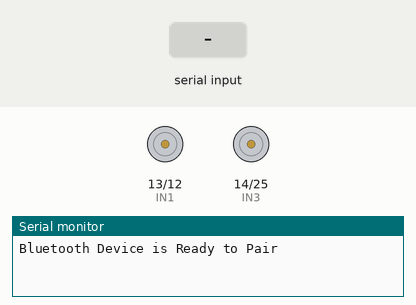
This sketch was run on a simulated ESP32. Shown: motor-driver pin pairs drawn as motors (green arrow = first pin HIGH = forward, orange = second pin HIGH = backward, longer = more drive), the last lines printed to the serial monitor. The inputs (shaded band) are chosen by the test bench. Nothing arrives over Bluetooth unless stated.

Above: at 1.2 s.
1.3 s: "F" received over the second serial link
At 2.2 s:
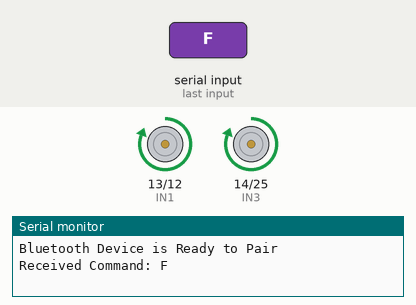
2.8 s: "B" received over the second serial link
At 3.3 s:
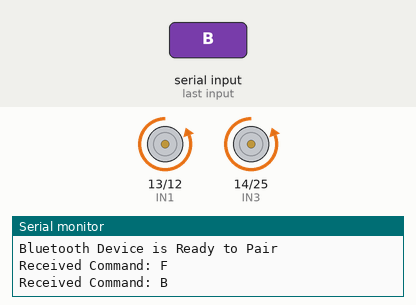
4.3 s: "L" received over the second serial link
At 5.5 s:
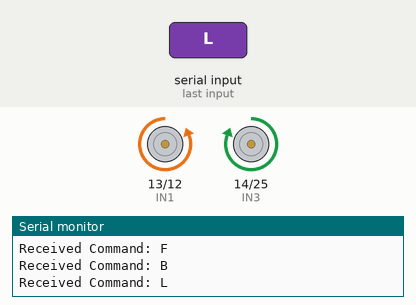
5.8 s: "R" received over the second serial link
At 6.7 s:
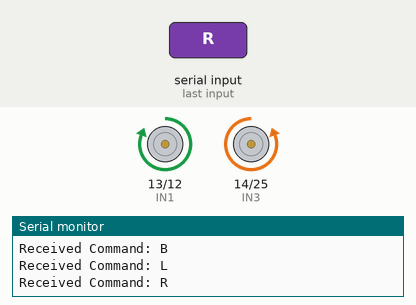
Timing chart, 0 to 8.3 s (numbered marks = the images above; inputs shaded):
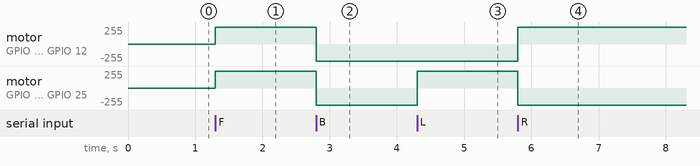

Measured:
- after the input at 1.3 s, motor on GPIO 13 (IN1) / GPIO 12 (IN2), motor on GPIO 14 (IN3) / GPIO 25 (IN4): stopped → forward 255/255 at once
- after the input at 2.8 s, motor on GPIO 13 (IN1) / GPIO 12 (IN2), motor on GPIO 14 (IN3) / GPIO 25 (IN4): forward 255/255 → backward 255/255 at once
- after the input at 4.3 s, motor on GPIO 14 (IN3) / GPIO 25 (IN4): backward 255/255 → forward 255/255 at once
- after the input at 5.8 s, motor on GPIO 13 (IN1) / GPIO 12 (IN2): backward 255/255 → forward 255/255 at once; motor on GPIO 14 (IN3) / GPIO 25 (IN4): forward 255/255 → backward 255/255 at once

The sketch:

bluetooth_car_esp.ino
```cpp
#include <BluetoothSerial.h>

// Pin definitions
#define IN1 13  // Motor A forward
#define IN2 12  // Motor A backward
#//define ENA 27  // Motor A PWM (speed control)
#define IN3 14  // Motor B forward
#define IN4 25  // Motor B backward
//#define ENB 26  // Motor B PWM (speed control)

// Bluetooth setup
BluetoothSerial SerialBT;

void setup() {
  // Initialize serial communication for debugging
  Serial.begin(115200);
  SerialBT.begin("ranger"); // Bluetooth device name
  Serial.println("Bluetooth Device is Ready to Pair");

  // Configure motor control pins as output
  pinMode(IN1, OUTPUT);
  pinMode(IN2, OUTPUT);
  //pinMode(ENA, OUTPUT);
  pinMode(IN3, OUTPUT);
  pinMode(IN4, OUTPUT);
  //pinMode(ENB, OUTPUT);

  // Set motors to stop initially
  stopMotors();
}

void loop() {
  // Check if data is available from Bluetooth
  if (SerialBT.available()) {
    char command = SerialBT.read();
    Serial.print("Received Command: ");
    Serial.println(command);

    // Execute command
    switch (command) {
      case 'F': // Forward
        forward(200); // Default speed: 200
        break;
      case 'B': // Backward
        backward(200); // Default speed: 200
        break;
      case 'L': // Left
        turnLeft(200); // Adjust speed for turning: 150
        break;
      case 'R': // Right
        turnRight(200); // Adjust speed for turning: 150
        break;
      case 'S': // Stop
        stopMotors();
        break;
      default:
        Serial.println("Invalid Command");
        break;
    }
  }
}

// Function to move forward
void forward(int speed) {
  digitalWrite(IN1, HIGH);
  digitalWrite(IN2, LOW);
  digitalWrite(IN3, HIGH);
  digitalWrite(IN4, LOW);
  //analogWrite(ENA, speed); // Set speed for motor A
  //analogWrite(ENB, speed); // Set speed for motor B
  SerialBT.println("Moving Forward");
}

// Function to move backward
void backward(int speed) {
  digitalWrite(IN1, LOW);
  digitalWrite(IN2, HIGH);
  digitalWrite(IN3, LOW);
  digitalWrite(IN4, HIGH);
  //analogWrite(ENA, speed); // Set speed for motor A
  //analogWrite(ENB, speed); // Set speed for motor B
  SerialBT.println("Moving Backward");
}

// Function to turn left
void turnLeft(int speed) {
  digitalWrite(IN1, LOW);
  digitalWrite(IN2, HIGH);
  digitalWrite(IN3, HIGH);
  digitalWrite(IN4, LOW);
  //analogWrite(ENA, speed); // Reduce speed for motor A
  //analogWrite(ENB, speed);     // Full speed for motor B
  SerialBT.println("Turning Left");
}

// Function to turn right
void turnRight(int speed) {
  digitalWrite(IN1, HIGH);
  digitalWrite(IN2, LOW);
  digitalWrite(IN3, LOW);
  digitalWrite(IN4, HIGH);
  //analogWrite(ENA, speed);     // Full speed for motor A
  //analogWrite(ENB, speed); // Reduce speed for motor B
  SerialBT.println("Turning Right");
}

// Function to stop motors
void stopMotors() {
  digitalWrite(IN1, LOW);
  digitalWrite(IN2, LOW);
  digitalWrite(IN3, LOW);
  digitalWrite(IN4, LOW);
  //analogWrite(ENA, 0);  // Disable motor A
  //analogWrite(ENB, 0);  // Disable motor B
  SerialBT.println("Stopped");
}
```
